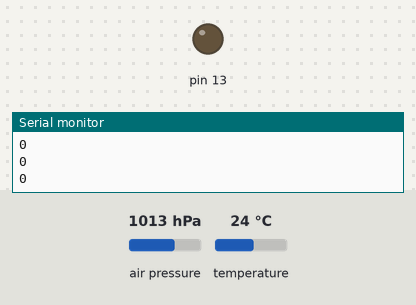
The sketch below on a simulated Arduino Uno, built with avr-gcc and run on an emulated ATmega328P. On the bench: output pins drawn as LEDs (lit = HIGH), the last lines printed to the serial monitor. The test bench sets the inputs (shaded band); at power-on: air pressure 1013 hPa, temperature 24 °C.

Above: at 1.2 s.
1.3 s: air pressure set to 1010 hPa
At 1.6 s:
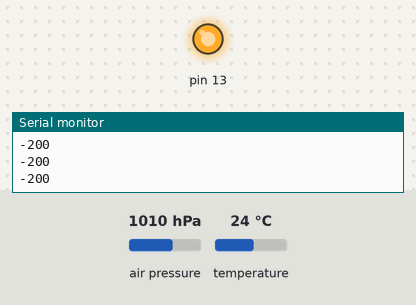
Timing chart, 0 to 4.3 s (numbered marks = the images above; inputs shaded):
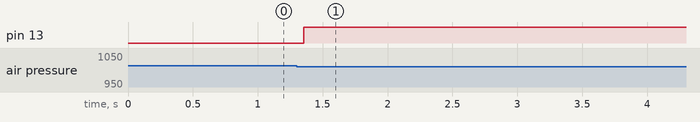

The sketch:

HighStriker.ino
```cpp
// (licence header left out)
// Your sketch must #include this library, and the Wire library.
// (Wire is a standard library included with Arduino.):

#include <SFE_BMP180.h>
#include <Wire.h>

// You will need to create an SFE_BMP180 object, here called "pressure":

SFE_BMP180 pressure;

double baseline; // baseline pressure

void setup()
{
  pinMode(13, OUTPUT);
  Serial.begin(9600);
  Serial.println("REBOOT");

  // Initialize the sensor (it is important to get calibration values stored on the device).

  if (pressure.begin())
    Serial.println("BMP180 init success");
  else
  {
    // Oops, something went wrong, this is usually a connection problem,
    // see the comments at the top of this sketch for the proper connections.

    Serial.println("BMP180 init fail (disconnected?)\n\n");
    while (1); // Pause forever.
  }

  // Get the baseline pressure:

  baseline = getPressure();

  Serial.print("baseline pressure: ");
  Serial.print(baseline);
  Serial.println(" mb");
}

void loop()
{
  double a, P, b;

  // Get a new pressure reading:

  P = getPressure();

  // Show the relative altitude difference between
  // the new reading and the baseline reading:

  a = pressure.altitude(P, baseline);

  //Serial.print("relative altitude: ");
  //if (a >= 0.0) Serial.print(" "); // add a space for positive numbers
  //Serial.print(a,1);
  //Serial.print(" meters, ");
  //if (a >= 0.0) Serial.print(" "); // add a space for positive numbers
  if (a < 0) {
    digitalWrite(13, HIGH);
  } else {
    digitalWrite(13, LOW);
  }

  b = lightLevels(a, 0.5, -1);
  analogWrite(13, b);
  //Serial.println(b);
  delay(30);
}

double lightLevels(double value, int _min, int _max) {
  //returns a value between 1 and 255 in steps of 32
  int steps = 32;
  int range = 256;
  double numerator = value - (double)_min;
  double denominator = (double)(_max - _min);
  int stepped = (numerator / denominator) * (8);
  Serial.println(stepped);
  return abs(stepped);
}

double getPressure()
{
  char status;
  double T, P, p0, a;

  // You must first get a temperature measurement to perform a pressure reading.

  // Start a temperature measurement:
  // If request is successful, the number of ms to wait is returned.
  // If request is unsuccessful, 0 is returned.

  status = pressure.startTemperature();
  if (status != 0)
  {
    // Wait for the measurement to complete:

    delay(status);

    // Retrieve the completed temperature measurement:
    // Note that the measurement is stored in the variable T.
    // Use '&T' to provide the address of T to the function.
    // Function returns 1 if successful, 0 if failure.

    status = pressure.getTemperature(T);
    if (status != 0)
    {
      // Start a pressure measurement:
      // The parameter is the oversampling setting, from 0 to 3 (highest res, longest wait).
      // If request is successful, the number of ms to wait is returned.
      // If request is unsuccessful, 0 is returned.

      status = pressure.startPressure(3);
      if (status != 0)
      {
        // Wait for the measurement to complete:
        delay(status);

        // Retrieve the completed pressure measurement:
        // Note that the measurement is stored in the variable P.
        // Use '&P' to provide the address of P.
        // Note also that the function requires the previous temperature measurement (T).
        // (If temperature is stable, you can do one temperature measurement for a number of pressure measurements.)
        // Function returns 1 if successful, 0 if failure.

        status = pressure.getPressure(P, T);
        if (status != 0)
        {
          return (P);
        }
        else Serial.println("error retrieving pressure measurement\n");
      }
      else Serial.println("error starting pressure measurement\n");
    }
    else Serial.println("error retrieving temperature measurement\n");
  }
  else Serial.println("error starting temperature measurement\n");
}
```

Measured:
- the behaviour switches between 1012 and 1011 hPa on air pressure (found by bisection; images 0 and 1)
- after the input at 1.3 s, pin 13: LOW → HIGH after 0.06 s
